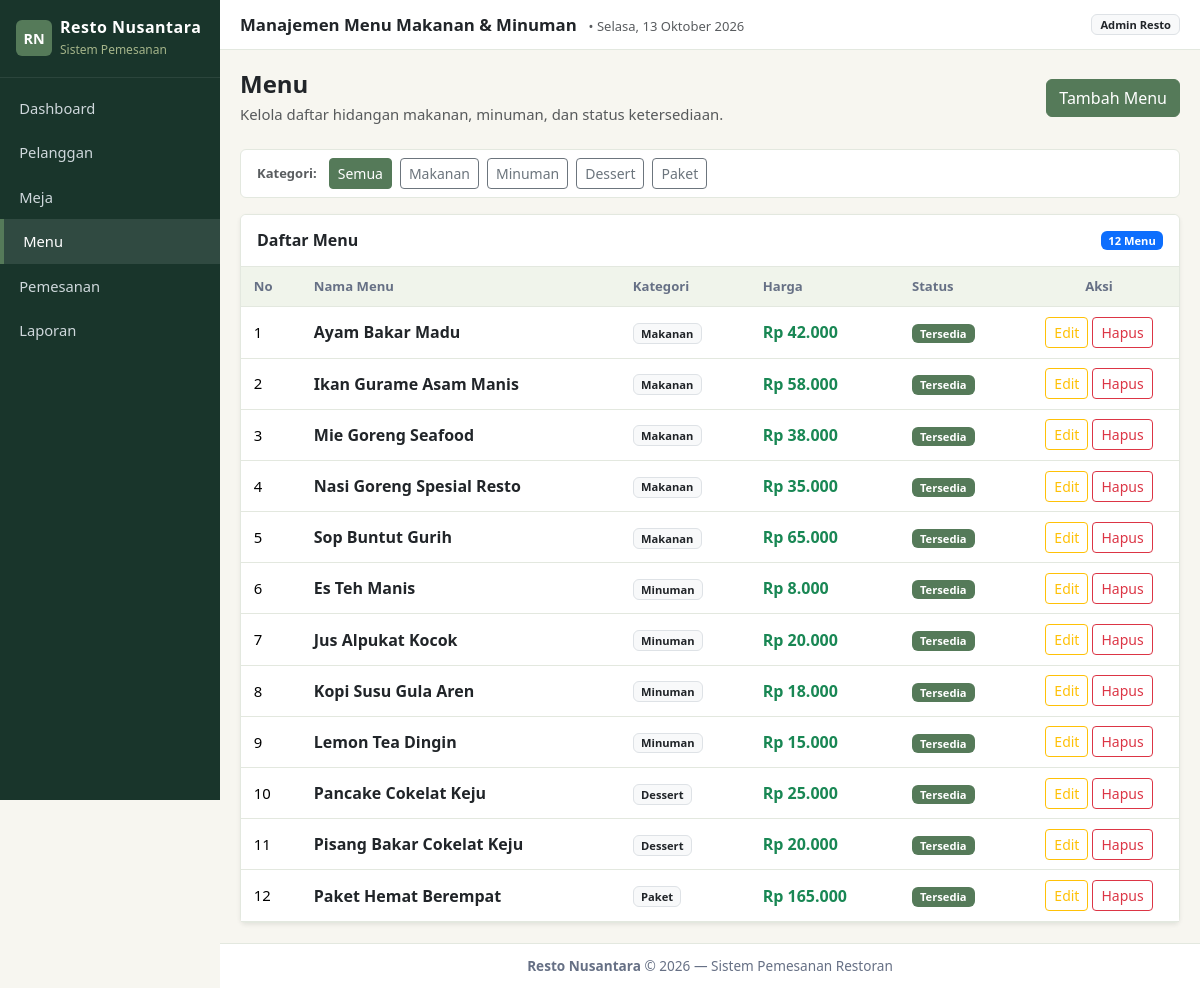
The app's page /index.php?page=menu with its own data.
### tables this page shows
CREATE TABLE `menu` (
  `id_menu` INT AUTO_INCREMENT PRIMARY KEY,
  `nama_menu` VARCHAR(100) NOT NULL,
  `kategori` ENUM('Makanan', 'Minuman', 'Dessert', 'Paket') NOT NULL,
  `harga` DECIMAL(12,2) NOT NULL DEFAULT 0.00,
  `status_menu` ENUM('Tersedia', 'Habis') NOT NULL DEFAULT 'Tersedia',
  `deskripsi` TEXT DEFAULT NULL,
  `created_at` TIMESTAMP DEFAULT CURRENT_TIMESTAMP
);

### controllers/MenuController.php (called while the page is built, shortened)
<?php
require_once __DIR__ . '/../models/Menu.php';
require_once __DIR__ . '/../config/helpers.php';
class MenuController {
    private Menu $menuModel;
    public function __construct() {
        $this->menuModel = new Menu();
    }
    public function index(): void {
        $kategori = !empty($_GET['kategori']) ? sanitize($_GET['kategori']) : null;
        $menuList = $this->menuModel->getAll($kategori);
        require_once __DIR__ . '/../views/menu/index.php';
    }
}

### config/Database.php (called while the page is built, shortened)
<?php
class Database {
    private static ?mysqli $instance = null;
    public static function getConnection(): mysqli {
        if (self::$instance === null) {
            $db = new self();
            $conn = new mysqli(
                $db->host,
                $db->username,
                $db->password,
                $db->db_name,
                $db->port
            );
            $conn->set_charset($db->charset);
            self::$instance = $conn;
        }
        return self::$instance;
    }
}

### models/BaseModel.php (called while the page is built, shortened)
<?php
require_once __DIR__ . '/../config/Database.php';
abstract class BaseModel {
    public function __construct() {
        $this->db = Database::getConnection();
    }
}

### models/Menu.php (called while the page is built, shortened)
<?php
require_once __DIR__ . '/BaseModel.php';
class Menu extends BaseModel {
    protected string $table = 'menu';
    public function getAll(?string $kategori = null): array {
        $result = $this->db->query(
            "SELECT * FROM {$this->table} ORDER BY kategori ASC, nama_menu ASC"
        );
        return $result ? $result->fetch_all(MYSQLI_ASSOC) : [];
    }
}

### views/menu/index.php (the view, shortened to what this page needs)
<?php
require_once __DIR__ . '/../layout/header.php';
$currentKat = $_GET['kategori'] ?? '';
?>
<div class="d-flex flex-wrap justify-content-between align-items-center mb-4 gap-2">
    <div>
        <h4 class="fw-bold mb-1">Menu</h4>
        <p class="text-muted mb-0">Kelola daftar hidangan makanan, minuman, dan status ketersediaan.</p>
    </div>
    <div>
        <a href="<?= baseUrl('index.php?page=menu&action=create') ?>" class="btn btn-primary">
            Tambah Menu
        </a>
    </div>
</div>
<div class="card mb-3 p-2 bg-white">
    <div class="d-flex flex-wrap gap-2 align-items-center">
        <span class="text-muted small fw-bold ms-2 me-1">Kategori:</span>
        <a href="<?= baseUrl('index.php?page=menu') ?>" class="btn btn-sm <?= empty($currentKat) ? 'btn-primary' : 'btn-outline-secondary' ?>">
            Semua
        </a>
        <a href="<?= baseUrl('index.php?page=menu&kategori=Makanan') ?>" class="btn btn-sm <?= $currentKat === 'Makanan' ? 'btn-primary' : 'btn-outline-secondary' ?>">
            Makanan
        </a>
        <a href="<?= baseUrl('index.php?page=menu&kategori=Minuman') ?>" class="btn btn-sm <?= $currentKat === 'Minuman' ? 'btn-primary' : 'btn-outline-secondary' ?>">
            Minuman
        </a>
        <a href="<?= baseUrl('index.php?page=menu&kategori=Dessert') ?>" class="btn btn-sm <?= $currentKat === 'Dessert' ? 'btn-primary' : 'btn-outline-secondary' ?>">
            Dessert
        </a>
        <a href="<?= baseUrl('index.php?page=menu&kategori=Paket') ?>" class="btn btn-sm <?= $currentKat === 'Paket' ? 'btn-primary' : 'btn-outline-secondary' ?>">
            Paket
        </a>
    </div>
</div>
<div class="card shadow-sm">
    <div class="card-header bg-white py-3 d-flex justify-content-between align-items-center">
        <h6 class="fw-bold mb-0">Daftar Menu</h6>
        <span class="badge bg-primary"><?= count($menuList) ?> Menu</span>
    </div>
    <div class="table-responsive">
        <table class="table table-hover align-middle mb-0">
            <thead>
                <tr>
                    <th style="width: 60px;">No</th>
                    <th>Nama Menu</th>
                    <th>Kategori</th>
                    <th>Harga</th>
                    <th>Status</th>
                    <th class="text-center" style="width: 160px;">Aksi</th>
                </tr>
            </thead>
            <tbody>
                <?php if (empty($menuList)): ?>
                    <tr>
                        <td colspan="6" class="text-center py-4 text-muted">Belum ada menu yang ditemukan.</td>
                    </tr>
                <?php else: ?>
                    <?php $no = 1; foreach ($menuList as $m): ?>
                        <tr>
                            <td><?= $no++ ?></td>
                            <td>
                                <div class="fw-bold text-dark fs-6"><?= e($m['nama_menu']) ?></div>
                            </td>
                            <td>
                                <span class="badge bg-light text-dark border">
                                    <?= e($m['kategori']) ?>
                                </span>
                            </td>
                            <td>
                                <span class="fw-bold text-success fs-6"><?= formatRupiah($m['harga']) ?></span>
                            </td>
                            <td><?= getStatusBadge($m['status_menu']) ?></td>
                            <td class="text-center">
                                <div class="d-flex justify-content-center gap-1">
                                    <a href="<?= baseUrl('index.php?page=menu&action=edit&id=' . $m['id_menu']) ?>" class="btn btn-sm btn-outline-warning" title="Edit">
                                        Edit
                                    </a>
                                    <form method="POST" action="<?= baseUrl('index.php?page=menu&action=delete') ?>" class="d-inline">
                                        <button type="submit" class="btn btn-sm btn-outline-danger btn-confirm-delete" data-name="menu '<?= e($m['nama_menu']) ?>'" title="Hapus">
                                            Hapus
                                        </button>
                                    </form>
                                </div>
                            </td>
                        </tr>
                    <?php endforeach; ?>
                <?php endif; ?>
            </tbody>
        </table>
    </div>
</div>
<?php require_once __DIR__ . '/../layout/footer.php'; ?>

### config/helpers.php (shortened to what this page needs)
<?php
function baseUrl(string $path = ''): string {
    $scriptDir = str_replace('\\', '/', dirname($_SERVER['SCRIPT_NAME'] ?? ''));
    $base = rtrim($scriptDir, '/');
    if ($base === '' || $base === '.') {
        $base = '';
    }
    return $base . '/' . ltrim($path, '/');
}
function e($value): string {
    return htmlspecialchars((string)($value ?? ''), ENT_QUOTES, 'UTF-8');
}
function formatRupiah($angka, bool $denganDesimal = false): string {
    $num = (float)$angka;
    return 'Rp ' . number_format($num, 0, ',', '.');
}
function getStatusBadge(string $status): string {
    $styles = [
        'Diproses'     => 'background:#d97706; color:#fff;',
        'Selesai'      => 'background:#557A59; color:#fff;',
        'Dibatalkan'   => 'background:#dc2626; color:#fff;',
        'Tersedia'     => 'background:#557A59; color:#fff;',
        'Terisi'       => 'background:#dc2626; color:#fff;',
        'Perbaikan'    => 'background:#667085; color:#fff;',
        'Habis'        => 'background:#dc2626; color:#fff;',
    ];
    $style = $styles[$status] ?? 'background:#667085; color:#fff;';
    return '<span class="badge px-2 py-1" style="' . $style . '">' . e($status) . '</span>';
}

### assets/css/style.css (style rules this page uses)
:root { --color-forest: #19352B; --color-primary: #557A59; --color-bg: #F7F6F0; --color-border: #E3E8DF; }
*, *::before, *::after { box-sizing: border-box; }
html, body { max-width: 100%; overflow-x: hidden; margin: 0; padding: 0; }
body { background: var(--color-bg); font-family: 'Segoe UI', sans-serif; font-size: 0.93rem; }
.card { background: #fff; border: 1px solid var(--color-border); border-radius: 6px; }
.card-header { background: #fff; border-bottom: 1px solid var(--color-border); padding: 0.75rem 1rem; }
.table thead th { background: #F0F4EB; color: #667085; font-size: 0.82rem; border-bottom: 1px solid var(--color-border); padding: 0.6rem 0.8rem; }
.table td { padding: 0.6rem 0.8rem; vertical-align: middle; border-bottom: 1px solid var(--color-border); }
.btn-primary { background: var(--color-primary) !important; border-color: var(--color-primary) !important; color: #fff !important; }

### records on screen
menu: nama_menu "Ayam Bakar Madu", kategori "Makanan", harga "Rp 42.000", status_menu "Tersedia"
menu: nama_menu "Ikan Gurame Asam Manis", kategori "Makanan", harga "Rp 58.000", status_menu "Tersedia"
menu: nama_menu "Mie Goreng Seafood", kategori "Makanan", harga "Rp 38.000", status_menu "Tersedia"
menu: nama_menu "Nasi Goreng Spesial Resto", kategori "Makanan", harga "Rp 35.000", status_menu "Tersedia"
menu: nama_menu "Sop Buntut Gurih", kategori "Makanan", harga "Rp 65.000", status_menu "Tersedia"
menu: nama_menu "Es Teh Manis", kategori "Minuman", harga "Rp 8.000", status_menu "Tersedia"
menu: nama_menu "Jus Alpukat Kocok", kategori "Minuman", harga "Rp 20.000", status_menu "Tersedia"
menu: nama_menu "Kopi Susu Gula Aren", kategori "Minuman", harga "Rp 18.000", status_menu "Tersedia"
menu: nama_menu "Lemon Tea Dingin", kategori "Minuman", harga "Rp 15.000", status_menu "Tersedia"
menu: nama_menu "Pancake Cokelat Keju", kategori "Dessert", harga "Rp 25.000", status_menu "Tersedia"
menu: nama_menu "Pisang Bakar Cokelat Keju", kategori "Dessert", harga "Rp 20.000", status_menu "Tersedia"
menu: nama_menu "Paket Hemat Berempat", kategori "Paket", harga "Rp 165.000", status_menu "Tersedia"

### other values on screen
$pageTitle "Manajemen Menu Makanan & Minuman"
count($menuList) "12"
